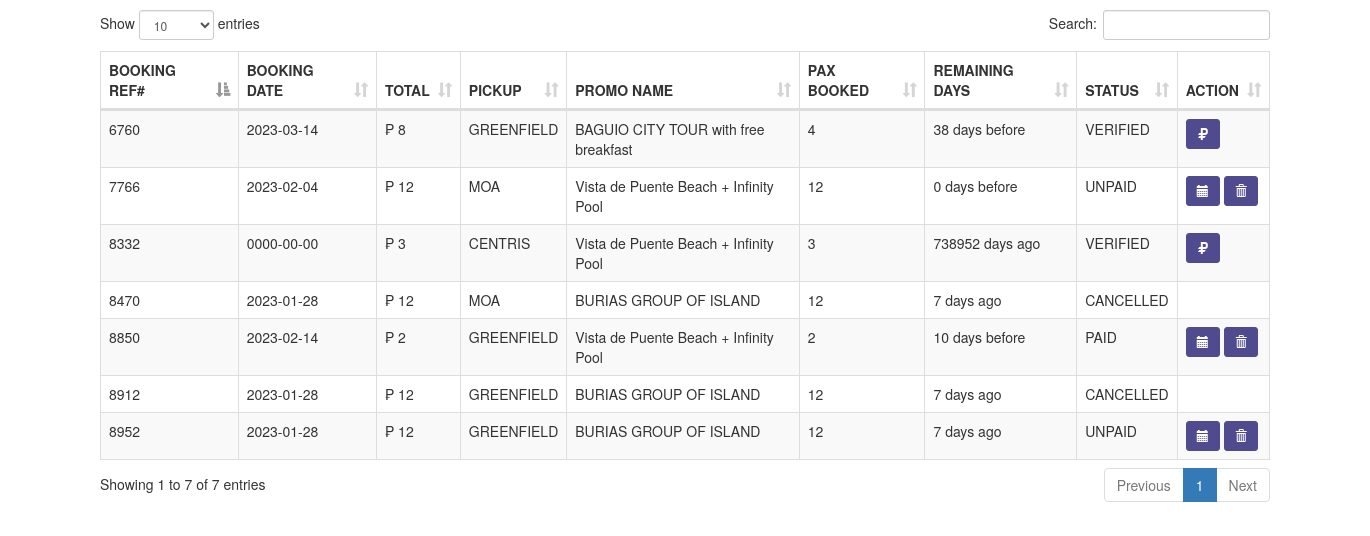
The page /CLIENT/BOOK/?email=demonyita02022@gmail.com (signed in) on the database its author committed.
### tables this page shows
CREATE TABLE `proceed_to_pay` (
  `id` int(11) NOT NULL,
  `email` varchar(250) NOT NULL,
  `ref` varchar(250) NOT NULL,
  `phone` varchar(100) NOT NULL,
  `fullname` varchar(250) NOT NULL,
  `booking_date` date NOT NULL,
  `price` int(100) NOT NULL,
  `pax` int(100) NOT NULL,
  `price_to_pay` int(100) NOT NULL,
  `pickup` varchar(250) NOT NULL,
  `code` int(250) NOT NULL,
  `promo_id` int(11) NOT NULL,
  `status` varchar(250) NOT NULL,
  `mode` varchar(200) NOT NULL,
  `date_created` date NOT NULL
);

CREATE TABLE `my_post` (
  `id` int(11) NOT NULL,
  `promo_name` varchar(250) NOT NULL,
  `promo_start` date NOT NULL,
  `promo_end` date NOT NULL,
  `promo_price` int(100) NOT NULL,
  `min_pax` int(50) NOT NULL,
  `max_pax` int(50) NOT NULL,
  `destination_province` varchar(200) NOT NULL,
  `destination_city` varchar(200) NOT NULL,
  `description` text NOT NULL,
  `photo` text NOT NULL,
  `date_created` date NOT NULL
);

### CLIENT/BOOK/index.php (the view, shortened to what this page needs)
<?php
	$email = $_GET['email'];
?>
<!DOCTYPE html>
<html>
<head>
	<link rel="stylesheet" type="text/css" href="bootstrap/css/bootstrap.min.css">
	<link rel="stylesheet" type="text/css" href="datatable/dataTable.bootstrap.min.css">
</head>
<body>
<div class="container">
			<div class="height10">
			</div>
			<div class="row">
				<table id="myTable" class="table table-bordered table-striped">
					<thead>
						<th>BOOKING REF#</th>
						<th>BOOKING DATE</th>
						<th>TOTAL</th>
						<th>PICKUP</th>
						<th>PROMO NAME</th>
						<th>PAX BOOKED</th>
						<th>REMAINING DAYS</th>
						<th>STATUS</th>
						<th>ACTION</th>
					</thead>
					<tbody>
						<?php
							include_once('../../ADMIN/connection/connection.php');
							$sql = "SELECT *,proceed_to_pay.id as rid FROM proceed_to_pay LEFT JOIN my_post ON proceed_to_pay.promo_id = my_post.id WHERE proceed_to_pay.email = '$email'";
							$query = $conn->query($sql);
							while($row = $query->fetch_assoc()){
								$now = time();
								$your_date = strtotime($row['booking_date']);
								$datediff =  $your_date - $now;
                                $date_check = round($datediff / (60 * 60 * 24));
								echo
								"<tr>
									<td>".$row['code']."</td>
									<td>".$row['booking_date']."</td>
									<td>₱ ".$row['price_to_pay']."</td>
									<td>".$row['pickup']."</td>
									<td>".$row['promo_name']."</td>
									<td>".$row['pax']."</td>";
									if($date_check < 0){
									   echo "<td>".abs($date_check)." days ago</td>";
									}else{
									   echo "<td>".abs($date_check)." days before</td>";
									}
							  echo "<td>".$row['status']."</td>
									<td>";
									   if($row['status'] == 'CANCELLED'){
									   }else if($row['status'] == 'RESERVE'){
									    echo " <a href='#pay_".$row['rid']."' class='btn btn-success btn-sm' data-toggle='modal'  style='background-color:#504b8e; border-color:#504b8e;'><span class='glyphicon glyphicon-ruble'></span></a>";
									   }else if($row['status'] == 'VERIFIED' AND $row['mode'] == 'PAYPAL'){
									   	  echo " <a href='#paypal_".$row['rid']."' class='btn btn-success btn-sm' data-toggle='modal'  style='background-color:#504b8e; border-color:#504b8e;'><span class='glyphicon glyphicon-ruble'></span></a>";
									   }else{
									    echo "
										<a href='#edit_".$row['rid']."' class='btn btn-success btn-sm' data-toggle='modal'  style='background-color:#504b8e; border-color:#504b8e;'><span class='glyphicon glyphicon-calendar'></span></a>
										<a href='#delete_".$row['rid']."' class='btn btn-danger btn-sm' data-toggle='modal'  style='background-color:#504b8e; border-color:#504b8e;'><span class='glyphicon glyphicon-trash'></span></a> ";
									    }
									echo "</td>
								</tr>";
							}
						?>
					</tbody>
				</table>
			</div>
		</div>
</body>
</html>

### CLIENT/BOOK/index.php (style rules this page uses)
.height10 { height:10px; }

### rows shown on the page
proceed_to_pay: code "8912", booking_date "2023-01-28", price_to_pay "12", pickup "GREENFIELD", my_post.promo_name "BURIAS GROUP OF ISLAND", pax "12", status "CANCELLED"
proceed_to_pay: code "8470", booking_date "2023-01-28", price_to_pay "12", pickup "MOA", my_post.promo_name "BURIAS GROUP OF ISLAND", pax "12", status "CANCELLED"
proceed_to_pay: code "7766", booking_date "2023-02-04", price_to_pay "12", pickup "MOA", my_post.promo_name "Vista de Puente Beach + Infinity Pool", pax "12", status "UNPAID"
proceed_to_pay: code "8952", booking_date "2023-01-28", price_to_pay "12", pickup "GREENFIELD", my_post.promo_name "BURIAS GROUP OF ISLAND", pax "12", status "UNPAID"
proceed_to_pay: code "8850", booking_date "2023-02-14", price_to_pay "2", pickup "GREENFIELD", my_post.promo_name "Vista de Puente Beach + Infinity Pool", pax "2", status "PAID"
proceed_to_pay: code "8332", booking_date "0000-00-00", price_to_pay "3", pickup "CENTRIS", my_post.promo_name "Vista de Puente Beach + Infinity Pool", pax "3", status "VERIFIED"
proceed_to_pay: code "6760", booking_date "2023-03-14", price_to_pay "8", pickup "GREENFIELD", my_post.promo_name "BAGUIO CITY TOUR with free breakfast", pax "4", status "VERIFIED"
